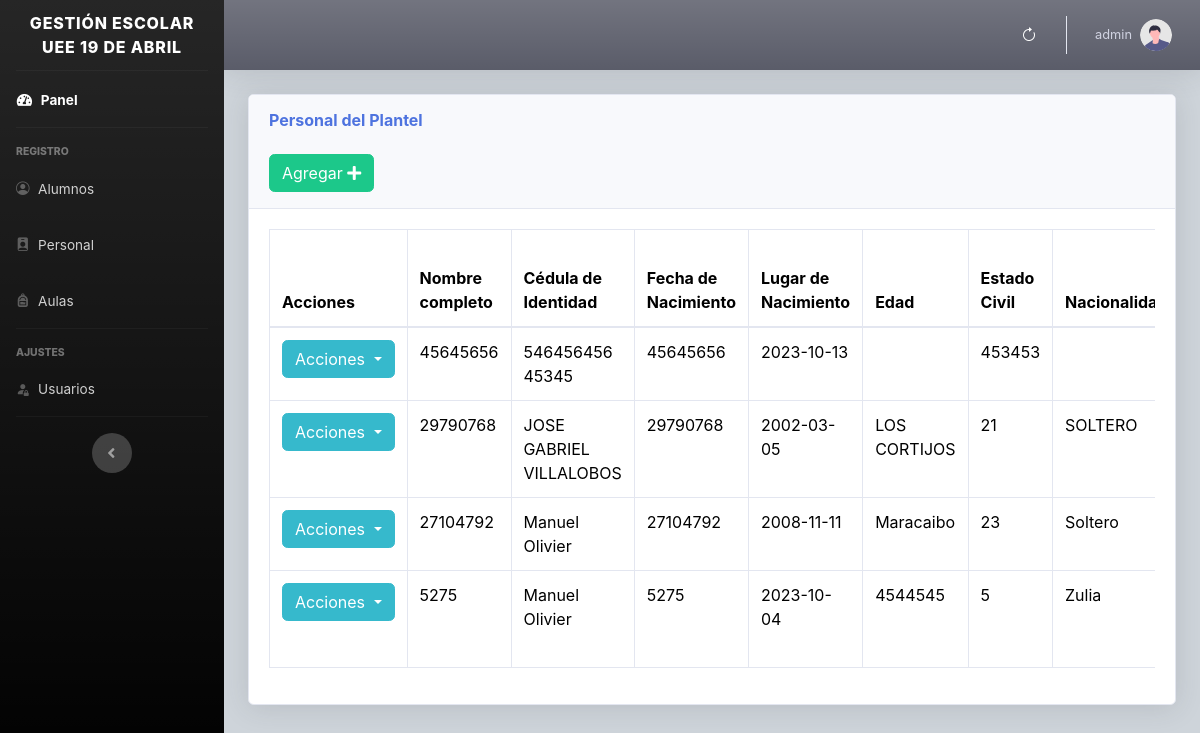
The app's page /views/profesores.php (signed in), older data.
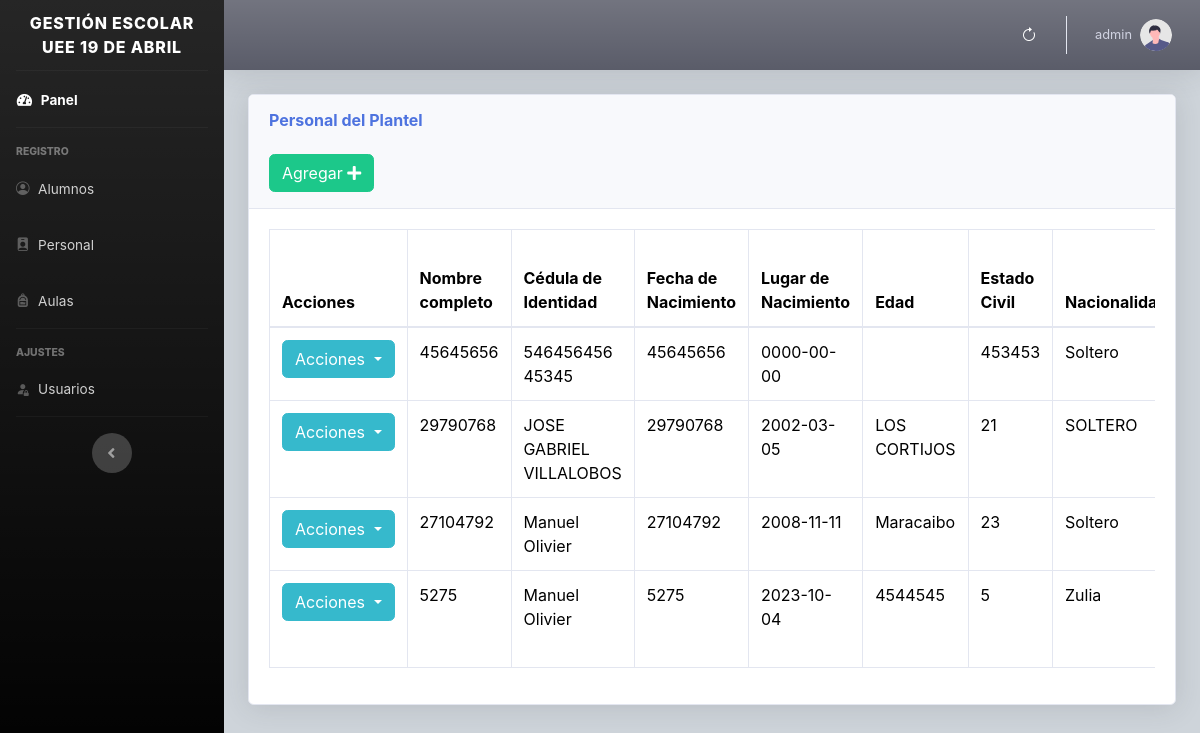
The same page, newer data.
### tables this page shows
CREATE TABLE `profesores` (
  `id` int(11) NOT NULL,
  `cedula` varchar(100) NOT NULL,
  `nombres` varchar(100) NOT NULL,
  `apellidos` varchar(100) NOT NULL,
  `correo` varchar(50) NOT NULL,
  `curp` varchar(150) NOT NULL,
  `edad` varchar(50) NOT NULL,
  `fecha_na` date NOT NULL,
  `telefono` tinytext DEFAULT NULL,
  `lugar_na` varchar(150) NOT NULL,
  `estado_civil` varchar(150) NOT NULL,
  `direccion` varchar(200) NOT NULL,
  `niv_edu` varchar(150) NOT NULL,
  `m_acad` varchar(150) NOT NULL,
  `est_post` varchar(150) NOT NULL,
  `cursos` varchar(200) DEFAULT NULL,
  `t_servicio` varchar(100) NOT NULL,
  `f_ingreso` date NOT NULL,
  `tipo_p` varchar(150) NOT NULL,
  `cargo` varchar(100) NOT NULL,
  `l_cobra` varchar(150) NOT NULL,
  `l_labora` varchar(150) NOT NULL,
  `d_cargo` varchar(150) NOT NULL,
  `codigo` varchar(100) NOT NULL,
  `fecha` timestamp NULL DEFAULT current_timestamp() ON UPDATE current_timestamp()
);

### views/profesores.php (the view, shortened to what this page needs)
<?php include "../includes/header.php"; ?>
<body id="page-top">
    <div class="container-fluid">
        <div class="card shadow mb-4">
            <div class="card-header py-3" id="barra">
                <h6 class="m-0 font-weight-bold text-primary">Personal del Plantel</h6>
                <?php if ($_SESSION["type"] != 3) { ?>
                    <br>
                    <button type="button" class="btn btn-success" data-bs-toggle="modal" data-bs-target="#prof">
                    <span class="glyphicon glyphicon-plus"></span> Agregar <i class="fa fa-plus"></i> </a></button>
                <?php }
                ?>
            </div>
            <div class="card-body">
                <div class="table-responsive">
                    <table class="table table-bordered" id="tabla" width="100%" cellspacing="0">
                        <thead>
                            <tr>
                                <th class='ver'>Acciones</th>
                                <th class='ver'>Nombre completo</th>
                                <th class='ver'>Cédula de Identidad</th>
                                <th>Fecha de Nacimiento</th>
                                <th>Lugar de Nacimiento</th>
                                <th>Edad</th>
                                <th>Estado Civil</th>
                                <th>Nacionalidad</th>
                            </tr>
                        </thead>
                        <tbody>
                            <?php
                            require_once("../includes/db.php");
                            $result = mysqli_query($conexion, "SELECT * FROM profesores ");
                            while ($fila = mysqli_fetch_assoc($result)) :
                            ?>
                                <tr>
                                    <td>
                                        <?php if ($_SESSION["type"] != 3) { ?>
                                        <div class="dropdown">
                                            <button class="btn btn-info dropdown-toggle" type="button" data-bs-toggle="dropdown" aria-expanded="false">
                                                Acciones
                                            </button>
                                        </div>
                                        <?php }
                                        ?>
                                    </td>
                                    <td><?php echo $fila['cedula']; ?></td>
                                    <td><?php echo $fila['nombres'] . " " . $fila['apellidos']; ?></td>
                                    <td><?php echo $fila['cedula']; ?></td>
                                    <td><?php echo $fila['fecha_na']; ?></td>
                                    <td><?php echo $fila['lugar_na']; ?></td>
                                    <td><?php echo $fila['edad']; ?></td>
                                    <td><?php echo $fila['estado_civil']; ?></td>
                                </tr>
                            <?php endwhile; ?>
                        </tbody>
                    </table>
                </div>
            </div>
        </div>
    </div>
    </div>
    </div>
    </div>
</body>
<?php include "../includes/footer.php"; ?>
</html>

Row changes from the older to the newer data that the page shows:
changed profesores (number 1 of 4 on the later page): fecha_na "2023-10-13" → "0000-00-00"; estado_civil (not shown) → "Soltero"
